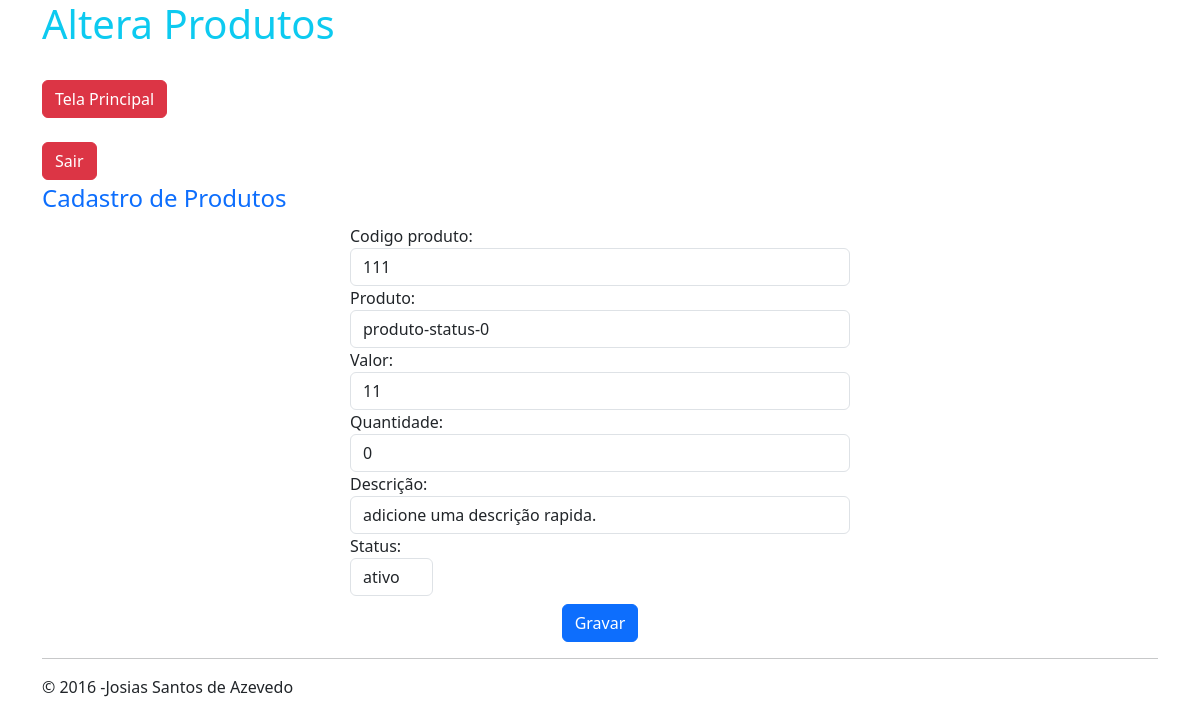
/produtos/alterar.php?id_produto=14 (signed in), run on the app's committed database.
### tables this page shows
CREATE TABLE `produtos` (
  `id_produto` int(11) NOT NULL,
  `cod_prod` bigint(25) NOT NULL,
  `produto` varchar(100) NOT NULL,
  `quantidade` double(10,2) NOT NULL,
  `valor` double(10,2) NOT NULL,
  `descricao` varchar(150) NOT NULL,
  `status` int(1) NOT NULL
);

### produtos/alterar.php (the view, shortened to what this page needs)
	<?php
require_once ('../database.php');
$id = $_GET['id_produto'];
$sql= 'SELECT * FROM produtos WHERE id_produto= ?';
$consulta = $conexao->prepare($sql);
$consulta->execute(array($id));
$dado = $consulta->fetch(PDO::FETCH_ASSOC);
?>
<!DOCTYPE html>
<html lang="pt-br">
<head>
    <link href="https://cdn.jsdelivr.net/npm/bootstrap@5.3.3/dist/css/bootstrap.min.css" rel="stylesheet">
</head>
<body>
			<div class="container">
			<h1 class="text-info"> Altera Produtos</h1>
            <div align="left" class="form-group">
            <a class="btn btn-danger" href="../tela_principal.php">Tela Principal</a> </br></br>
<a href="../sair.php" class="btn btn-danger">Sair</a>
</div>
			<form class="form-horizontal" action= "alterar.php" method="post">
				<fieldset>
					<legend class="text-primary">Cadastro de Produtos</legend>
					<div class="form-group" style="max-width: 500px;margin: auto;" >
						<label class="col-md-4 control-label" >Codigo produto: </label>
						<div>
							<input type = "text" name="cod_prod" value="<?php echo $dado['cod_prod']; ?>" class="form-control input-md"/>
						</div>
					</div>
					<div class="form-group" style="max-width: 500px;margin: auto;" >
						<label class="col-md-4 control-label" >Produto: </label>
						<div>
							<input type = "text" name="produto" value="<?php echo $dado['produto']; ?>" class="form-control input-md"/>
						</div>
					</div>
					<div class="form-group" style="max-width: 500px;margin: auto;" >
						<label class="col-md-4 control-label">Valor: </label>
						<div>
							<input type = "text" name="valor" value="<?php echo $dado['valor']; ?>"  class="form-control input-md"/>
						</div>
					</div>
                                        <div class="form-group" style="max-width: 500px;margin: auto;" >
						<label class="col-md-4 control-label">Quantidade: </label>
						<div>
							<input type = "text" name="quantidade" class="form-control input-md" value="<?php echo $dado['quantidade']; ?>"  />
						</div>
					</div>
					<div class="form-group" style="max-width: 500px;margin: auto;" >
						<label class="col-md-4 control-label" >Descrição: </label>
						<div>
							<input type = "text" name="descricao" value="<?php echo $dado['descricao']; ?>"  class="form-control input-md"/>
						</div>
					</div>
                                        <div class="form-group" style="max-width: 500px;margin: auto;" >
						<label class="col-md-4 control-label" >Status: </label>
						<div class="col-sm-2">
							<select name="status" class="form-control">
                                                        <option value="1">ativo</option>
                                                    </select>
                                                </div>
					</div>
					<div class="form-group text-center mt-2">
						<div>
							<button type=submit class="btn btn-primary ">Gravar </button>
						</div>
					</div>
				</fieldset>
			</form>
		<hr/>
		<div class= "foot well">
		<P>&copy; 2016 -Josias Santos de Azevedo </P>
		</div>
</div>
</body>
</html>

### data on the page
produtos: cod_prod "111", produto "produto-status-0", valor "11", quantidade "0", descricao "adicione uma descrição rapida."
